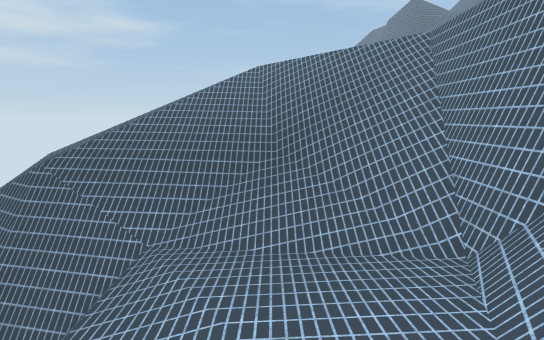
view 1 (above)

15 first-person views from a walk through a 3-D level made in the Unity game engine. The camera is 1.5 m above the floor, tilts 10° down and sees 85° across. The floor is counted in squares, 1 m on a side. Each view is taken from the middle of a square. On the plan, view 1 faces up. The plan holds only what a view shows up to about 15 squares ahead; the rest is blank. The place goes on beyond the plan. Surface patterns are stand-ins for the level's own textures.

view 2
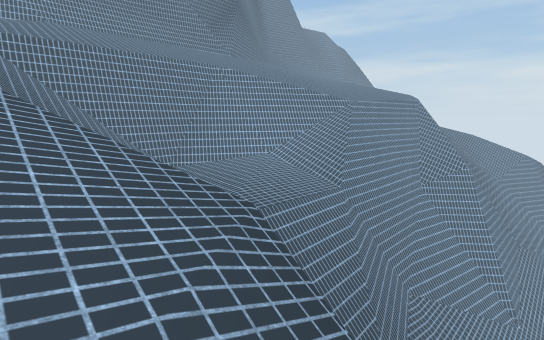

view 3
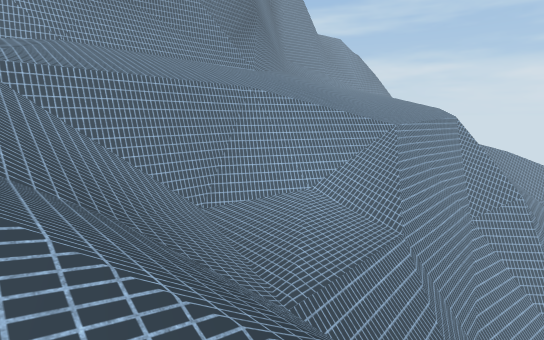

view 4
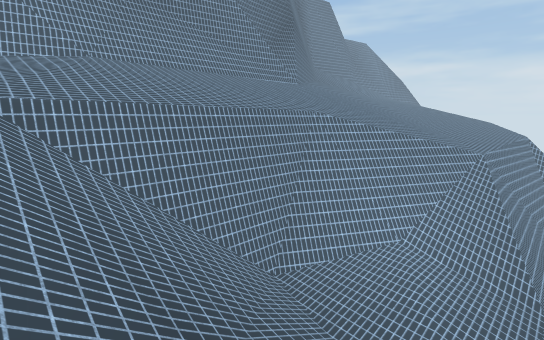

view 5
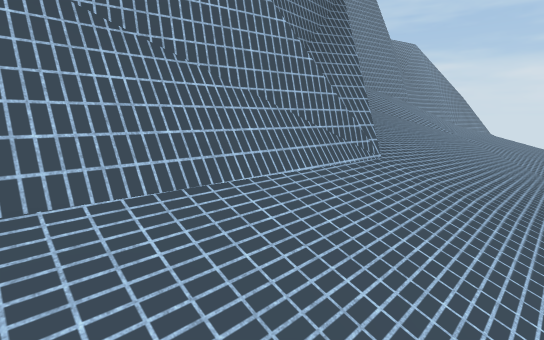

view 6
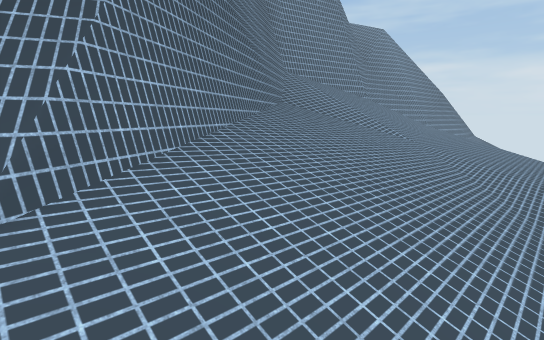

view 7
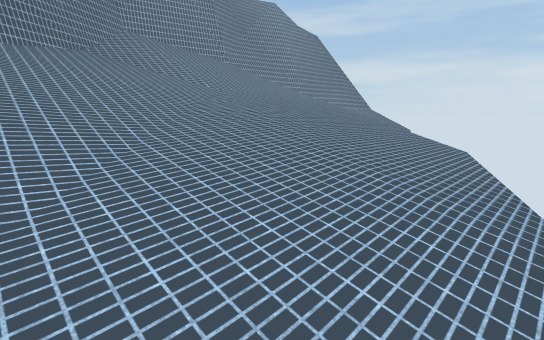

view 8
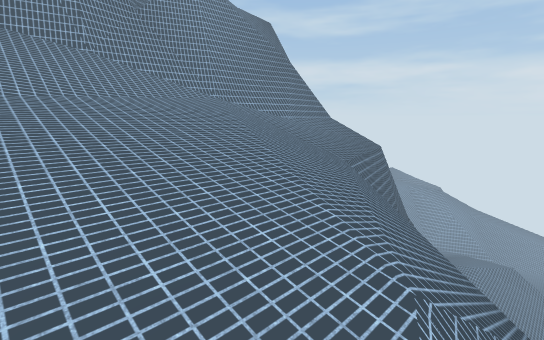

view 9
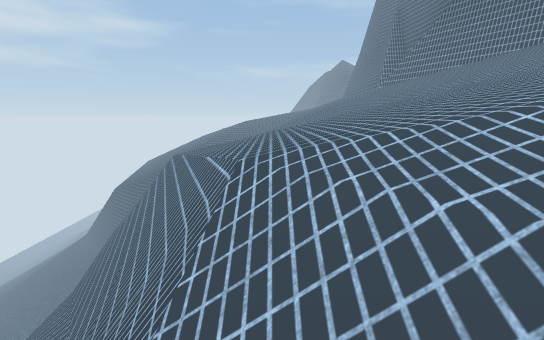

view 10
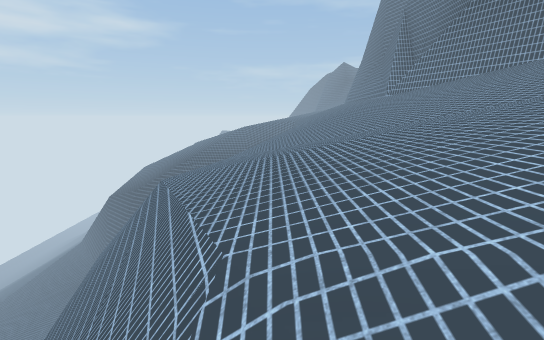

view 11
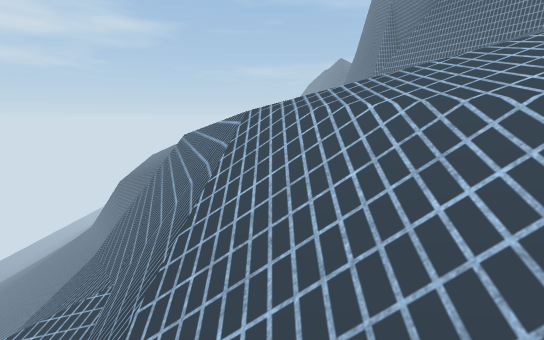

view 12
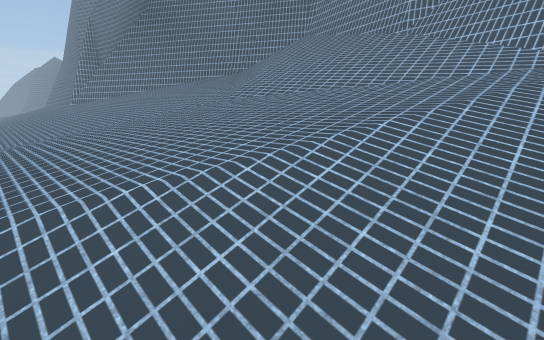

view 13
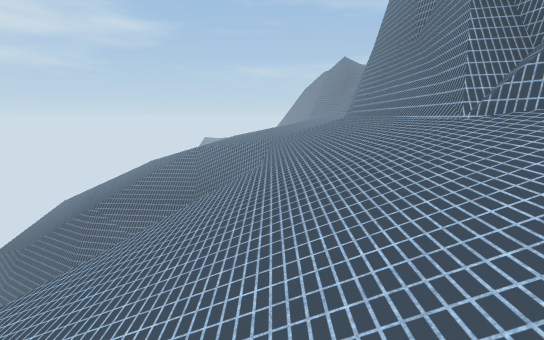

view 14
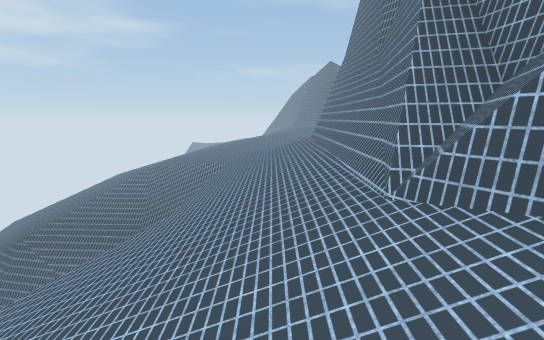

view 15
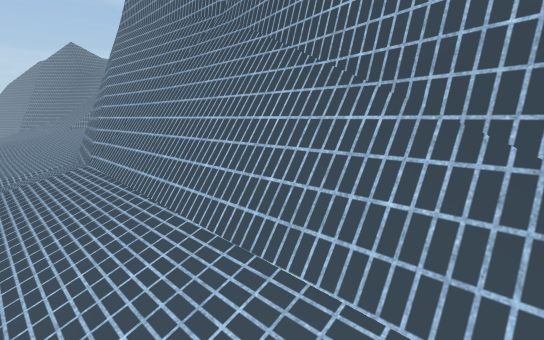

### Floor plan
Key: @ floor where view 1 was taken; # wall or solid block; . main floor; : floor 0.75 m higher than the main floor; - floor 0.75 m lower than the main floor; + floor 1.5 m higher than the main floor; _ floor 3.25 m lower than the main floor; < floor 4 m lower than the main floor; / step, stairs or slope; = window, fence, low wall or low ledge; v drop or lower ground.
Columns run from 10 left of view 1 to 13 right of it. Each row starts with its distance up from view 1.
  8    ///////////////#
  7    ///////////=///#
  6 vvvvvv////////=///#
  5   vvvvvv/////##///#
  4       vv/__//#////#
  3       #v<___=#////#
  2      =#v//__=v////#
  1      =#v///=#v////#
  0      /#v//@=#v////#
 -1      /=#v//#v/////#
 -2     //##v//=//////#
 -3     /###vv==/////=##
 -4    /=## vv////////##
 -5    /## vvv/////////#
 -6    /## vvv/-///////##
 -7    /## vvv/-.///////##
 -8    /## vvv--..///////#
 -9    /####vv-....//////##
-10    /=##=vv-.....//////##
-11    /##v=#v-....:://////#
-12        /##v....::+/////#
-13       v//#v....::++////#
-14        //=#....::++////#
-15          /#v...::++///##
-16          /=v//.::++///##
-17           /=////:+++/=#
-18            ///////++/##
-19            v////////=##

Where each view was taken, in squares from view 1:
view 1: 0 up, 0 right, facing up
view 2: 8 up, 7 left, facing down-right
view 3: 8 up, 5 left, facing down-right
view 4: 8 up, 2 left, facing down-right
view 5: 2 up, 5 right, facing down-right
view 6: 3 down, 5 right, facing down-right
view 7: 7 down, 0 right, facing down-right
view 8: 13 down, 1 right, facing down-right
view 9: 18 down, 2 right, facing up
view 10: 17 down, 2 right, facing up
view 11: 19 down, 2 right, facing up
view 12: 19 down, 4 right, facing up-right
view 13: 8 down, 4 right, facing up
view 14: 6 down, 6 right, facing up
view 15: 1 down, 6 right, facing up-right
